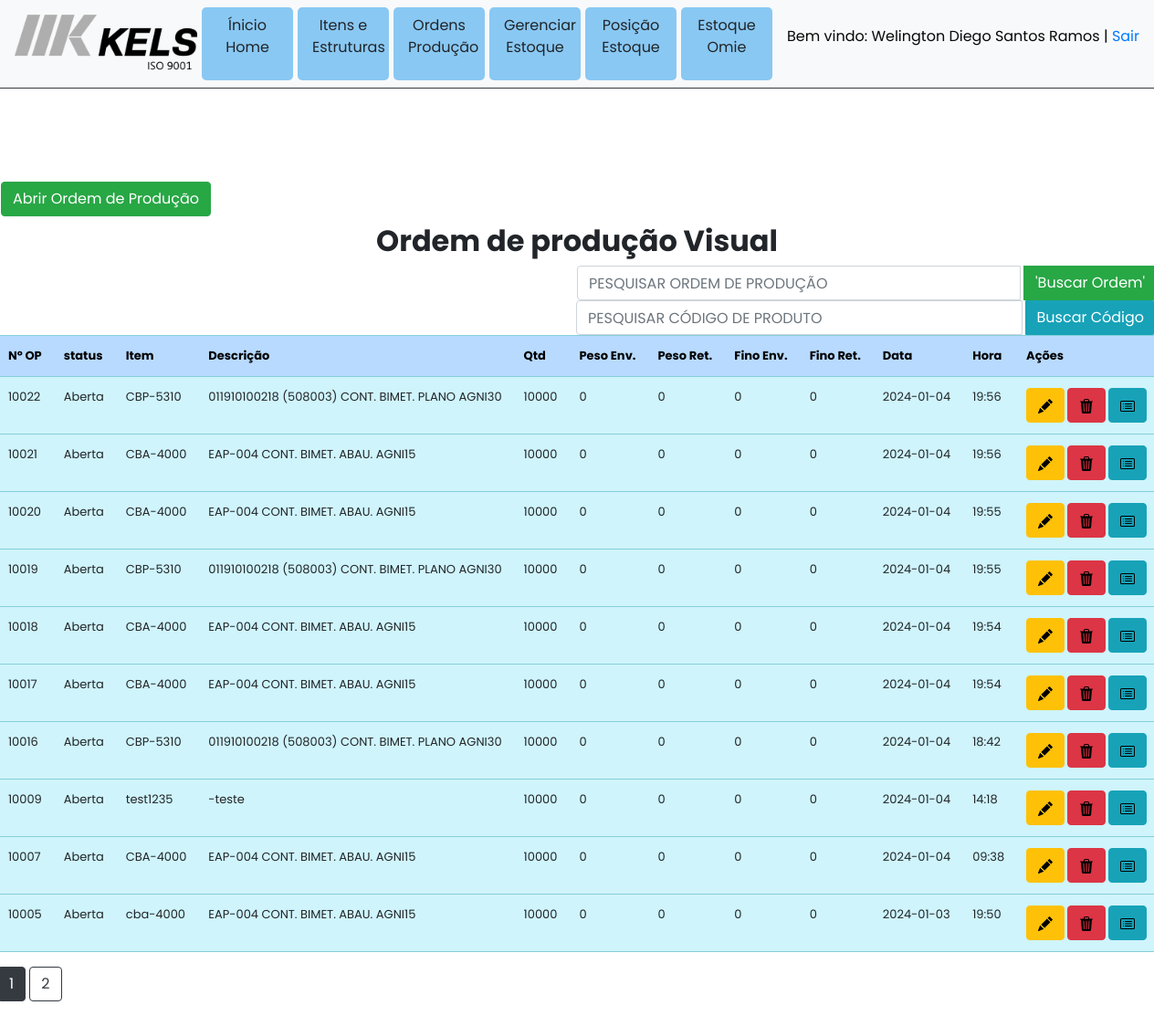
Screenshot of /ordens_producao_visual (signed in) with the database file from the repository.
### models/models.py (models this page shows, shortened)
class User(db.Model, UserMixin):
    __tablename__ = "users"
    id = db.Column(db.Integer, primary_key=True)
    email = db.Column(db.String(50), unique=True, nullable=False)
    password = db.Column(db.String(100), nullable=False)
    name = db.Column(db.String(100), nullable=False)

class Ops_visual(db.Model):
    __tablename__='ops_visual'
    id = db.Column(db.Integer, primary_key=True)
    numero_op_visual = db.Column(db.String(50))
    situação = db.Column(db.String(50))
    item = db.Column(db.String(50))
    descrição = db.Column(db.String(255))
    quantidade = db.Column(db.Integer)
    peso_enviado = db.Column(db.Integer)
    peso_retornado = db.Column(db.Integer)
    fino_enviado = db.Column(db.Integer)
    fino_retornado = db.Column(db.Integer)
    data_abertura = db.Column(db.String)
    hora_abertura = db.Column(db.String)

### app.py (the view)
@app.route('/ordens_producao_visual', methods = ['GET','POST'])
def ordens_producao_visual():
    filtro = request.form.get("filtro_op")
    filtro_cod = request.form.get("codigo_op")
    if not current_user.is_authenticated:
     return redirect( url_for('login'))
    if filtro == "":
        filtro = None
    if filtro_cod == "":
        filtro_cod = None
    page = request.args.get('page', 1, type=int)
    itens_ordered = Ops_visual.query.order_by(Ops_visual.numero_op_visual.desc()).all()
    dados = Ops_visual.query.order_by(Ops_visual.numero_op_visual.desc()).paginate(page=page,per_page=10)
    return render_template('ordens_producao_visual.html', itens = dados, filtro = filtro, filtro_cod = filtro_cod)

### app.py (called while the page is built)
@login_manager.user_loader
def load_user(user_id):
    return User.query.get(user_id)

### templates/ordens_producao_visual.html (shortened to what this page needs)
{% extends 'base.html' %}
{% block body %}
<div class="w-110 margin-top p-1">
    <div class="row">
        <div class="col">
                <div  class="w-100 margin-top p-1">
                    <button type="button" class="btn btn-success ms-1 d-flex justify-content-end" data-bs-toggle="modal"
                    data-bs-target="#add_op_modal_visual">Abrir Ordem de Produção</button>
                    <h2 class="d-flex justify-content-center mt-2"><strong>Ordem de produção Visual</strong></h2>
                    <div class="input-group d-flex justify-content-end w-100">
                        <form method="POST" action="{{url_for('ordens_producao_visual')}}" class="input-group w-50 input-group d-flex justify-content-start ms-4">
                        <input type="search" class="form-control  w-50" placeholder="Pesquisar Ordem de Produção" name="filtro_op" aria-label="Pesquisar Ordem de Produção" aria-describedby="basic-addon2" autocomplete="off" style="text-transform: uppercase;">
                        <div class="input-group-append">
                        <button class="btn btn-success ms-1" type="submit">'Buscar Ordem'</button>
                    </div>
                    <div class="input-group d-flex justify-content-end w-100">
                        <form method="POST" action="{{url_for('ordens_producao_visual')}}" class="input-group w-50 input-group d-flex justify-content-start ms-4">
                            <input type="search" class="form-control  w-50" placeholder="Pesquisar Código de Produto" name="codigo_op" aria-label="Pesquisar por Código" aria-describedby="basic-addon2" autocomplete="off" style="text-transform: uppercase;">
                            <div class="input-group-append">
                            <button class="btn btn-info ms-1" type="submit">Buscar Código</button>
                            </form>
                    </div>
                </div>
            <div  class="w-100">
                <table class="table table-hover table-info" class="flex">
                    <tr class="table-primary">
                        <th>Nº OP</th>
                        <th>status</th>
                        <th>Item</th>
                        <th>Descrição</th>
                        <th>Qtd</th>
                        <th>Peso Env.</th>
                        <th>Peso Ret.</th>
                        <th>Fino Env.</th>
                        <th>Fino Ret.</th>
                        <th>Data</th>
                        <th>Hora</th>
                        <th>Ações</th>
                    </tr>
                    {% for row in itens.items %}
                    {% if filtro == None %}
                    {% if filtro_cod == None %}
                    <tr class='{{"table-dark" if row.situação == "Encerrada" else ""}}'>
                        <td>{{row.numero_op_visual}}</td>
                        <td>{{row.situação}}</td>
                        <td>{{row.item}}</td>
                        <td>{{row.descrição}}</td>
                        <td>{{row.quantidade}}</td>
                        <td>{{row.peso_enviado}}</td>
                        <td>{{row.peso_retornado}}</td>
                        <td>{{row.fino_enviado}}</td>
                        <td>{{row.fino_retornado}}</td>
                        <td>{{row.data_abertura}}</td>
                        <td>{{row.hora_abertura}}</td>
                        {% if row.situação == "Encerrada" %}
                        <td>
                            <form action="op/{{row.numero_op_visual}}" method="post" type="hidden" >
                                <input type="hidden" name="item" value="{{row.item}}">
                                <input type="hidden" name="numero_op_visual" value="{{row.numero_op_visual}}">
                                <input type="hidden" name="op_qtd" value="{{row.quantidade}}">
                                <input type="hidden" name="descricao" value="{{row.descrição}}">
                                <input type="hidden" name="peso_enviado" value="{{row.peso_enviado}}">
                                <input type="hidden" name="peso_retornado" value="{{row.peso_retornado}}">
                                <input type="hidden" name="fino_enviado" value="{{row.fino_enviado}}">
                                <input type="hidden" name="fino_retornado" value="{{row.fino_retornado}}">
                                <button type="submit" for="myForm" class="btn btn-primary btn-xs"><img
                                src="{{url_for('static', filename='images/eye.svg')}}" alt=""></button>
                            </form>
                        </td>
                        {% else %}
                        <td>
                            <div  class="icons">
                                <div>
                                    <a href="update_op/{{row.id}}" class="editItem btn btn-warning btn-xs " data-bs-toggle="modal"
                                        data-bs-target="#edit_op_modal{{row.id}}"><img
                                        src="{{url_for('static', filename='images/pencil-fill.svg')}}" alt="">
                                    </a>
                                </div>
                                <div>
                                    <a href="delete_op/{{row.id}}" class="btn btn-danger btn-xs"
                                        onclick="return confirm('Tem certeza que quer deletar esta ordem de produção?')"><img
                                            src="{{url_for('static', filename='images/trash3-fill.svg')}}" alt="">
                                    </a>
                                </div>
                                <div>
                                    <form action="op/{{row.numero_op_visual}}" method="post" type="hidden" >
                                                <button type="submit" for="myForm" class="btn btn-info btn-xs"><img
                                        src="{{url_for('static', filename='images/card-list.svg')}}" alt=""></button>
                                    </form>
                                </div>
                            </div>
                        </td>
                        {% endif %}
                    </tr>
                    {% endif %}
                    {% endif %}
                    {% endfor %}
                </table>
            </div></div>
                {% for page_num in itens.iter_pages(left_edge=1, right_edge=1,
                    left_current=1, right_current=2) %} {% if page_num %} {% if itens.page ==
                    page_num %}
                    <a
                      class="btn btn-dark mb-4"
                      href="{{ url_for('ordens_producao_visual', page=page_num) }}"
                      >{{ page_num }}</a
                    >
                    {% else %}
                    <a
                      class="btn btn-outline-dark mb-4"
                      href="{{ url_for('ordens_producao_visual', page=page_num) }}"
                      >{{ page_num }}</a
                    >
                    {% endif %} {% else %} ... {% endif %} {% endfor %}
            </div>
        </div>
    </div>
{% endblock %}

### templates/base.html (shortened to what this page needs)
<!DOCTYPE html>
<html lang="PT-BR">
<head>
    <link rel="stylesheet" href="{{ url_for('static', filename='style.css')}}">
    <link rel="stylesheet" href="{{ url_for('static', filename='bootstrap/css/bootstrap.min.css')}}">
    <link rel="stylesheet" href="{{ url_for('static', filename='style.css')}}">
</head>
<body>
    {% block body %}{% endblock %}
    <link rel="stylesheet" href="https://stackpath.bootstrapcdn.com/bootstrap/4.3.1/css/bootstrap.min.css"
>
</body>
</html>

### templates/header.html (shortened to what this page needs)
{% extends 'base.html' %}
{% block body %}
<div class="container">
<nav class="navbar navbar-expand-lg  navbar-light bg-light w-100 fixed-top header  border-bottom border-2 border-dark">
  <img src="{{ url_for('static', filename='images/logo-iso.png')}}" width = 200 alt="logo">
    <div class="collapse navbar-collapse" id="navbarTogglerDemo03">
          <a class="nav-link card-menu text-center" href="{{url_for('index')}}"> Ínicio Home</a>
          <a class="nav-link card-menu text-center" href="{{ url_for('itens')}}">Itens e Estruturas</a>
          <a class="nav-link card-menu text-center" href="{{ url_for('ordens_producao_visual')}}">Ordens Produção</a>
          <a class="nav-link card-menu text-center" href="{{ url_for('gerenciar_estoque')}}">Gerenciar Estoque</a>
          <a class="nav-link card-menu text-center" href="{{ url_for('estoque')}}">Posição Estoque</a>
          <a class="nav-link card-menu text-center" href="{{ url_for('posicoes_estoque_omie')}}">Estoque Omie</a>
    </div>
    <div class="usuario"><p> Bem vindo: {{ current_user.name }} | <a href="/logout">Sair</a> </p></div>
  </nav>
</div>
{% endblock %}

### static/style.css (style rules this page uses)
* { margin: 0; padding: 0; box-sizing: border-box; font-family: "Poppins", sans-serif; }
body { background: #F6F9FF; height: 100vh; width: 100%; display: flex; justify-content: center; align-items: center; flex-direction: column; color: #434343; font-size: 16px; }
.icons { display: flex; flex-direction: row; gap: 3px; }
.header { top: 0; }
.margin-top { margin-top: 8vh; }
table { white-space: nowrap; font-size: 13px; }
.usuario { color: #080808; }
.card-menu { width: 100px; height: 80px; background: rgb(137, 200, 243); border-radius: 5px; margin-left: 5px; }

### rows the page displays
User: name "Welington Diego Santos Ramos"
Ops_visual: numero_op_visual "10022", situação "Aberta", item "CBP-5310", descrição "011910100218 (508003) CONT. BIMET. PLANO AGNI30", quantidade "10000", peso_enviado "0", peso_retornado "0", fino_enviado "0", fino_retornado "0", data_abertura "2024-01-04", hora_abertura "19:56"
Ops_visual: numero_op_visual "10021", situação "Aberta", item "CBA-4000", descrição "EAP-004 CONT. BIMET. ABAU. AGNI15", quantidade "10000", peso_enviado "0", peso_retornado "0", fino_enviado "0", fino_retornado "0", data_abertura "2024-01-04", hora_abertura "19:56"
Ops_visual: numero_op_visual "10020", situação "Aberta", item "CBA-4000", descrição "EAP-004 CONT. BIMET. ABAU. AGNI15", quantidade "10000", peso_enviado "0", peso_retornado "0", fino_enviado "0", fino_retornado "0", data_abertura "2024-01-04", hora_abertura "19:55"
Ops_visual: numero_op_visual "10019", situação "Aberta", item "CBP-5310", descrição "011910100218 (508003) CONT. BIMET. PLANO AGNI30", quantidade "10000", peso_enviado "0", peso_retornado "0", fino_enviado "0", fino_retornado "0", data_abertura "2024-01-04", hora_abertura "19:55"
Ops_visual: numero_op_visual "10018", situação "Aberta", item "CBA-4000", descrição "EAP-004 CONT. BIMET. ABAU. AGNI15", quantidade "10000", peso_enviado "0", peso_retornado "0", fino_enviado "0", fino_retornado "0", data_abertura "2024-01-04", hora_abertura "19:54"
Ops_visual: numero_op_visual "10017", situação "Aberta", item "CBA-4000", descrição "EAP-004 CONT. BIMET. ABAU. AGNI15", quantidade "10000", peso_enviado "0", peso_retornado "0", fino_enviado "0", fino_retornado "0", data_abertura "2024-01-04", hora_abertura "19:54"
Ops_visual: numero_op_visual "10016", situação "Aberta", item "CBP-5310", descrição "011910100218 (508003) CONT. BIMET. PLANO AGNI30", quantidade "10000", peso_enviado "0", peso_retornado "0", fino_enviado "0", fino_retornado "0", data_abertura "2024-01-04", hora_abertura "18:42"
Ops_visual: numero_op_visual "10009", situação "Aberta", item "test1235", descrição "-teste", quantidade "10000", peso_enviado "0", peso_retornado "0", fino_enviado "0", fino_retornado "0", data_abertura "2024-01-04", hora_abertura "14:18"
Ops_visual: numero_op_visual "10007", situação "Aberta", item "CBA-4000", descrição "EAP-004 CONT. BIMET. ABAU. AGNI15", quantidade "10000", peso_enviado "0", peso_retornado "0", fino_enviado "0", fino_retornado "0", data_abertura "2024-01-04", hora_abertura "09:38"
Ops_visual: numero_op_visual "10005", situação "Aberta", item "cba-4000", descrição "EAP-004 CONT. BIMET. ABAU. AGNI15", quantidade "10000", peso_enviado "0", peso_retornado "0", fino_enviado "0", fino_retornado "0", data_abertura "2024-01-03", hora_abertura "19:50"

### other values shown
{{ page_num }} "1"
{{ page_num }} "2"
